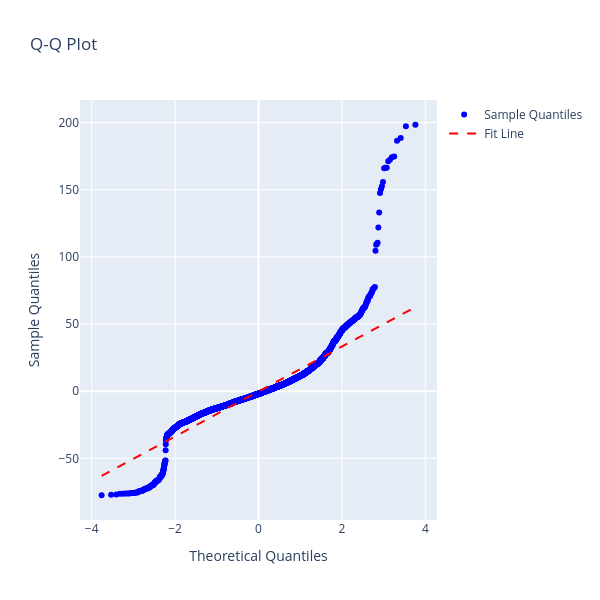

Source (notebook cell):
### Code cell
charters.qq(residuals["pearson"])

### Figure 1 — Plotly figure (JSON) as saved in the notebook; plotly's stock layout.template omitted (floating-point values rounded to 4 significant figures; data arrays with more than 128 entries replaced by an {"elided": "..."} marker saying what was removed)
{"data": [{"marker": {"color": "blue", "size": 6}, "mode": "markers", "name": "Sample Quantiles", "type": "scatter", "x": {"elided": "8214 float values"}, "y": {"elided": "8214 float values"}}, {"line": {"color": "red", "dash": "dash"}, "mode": "lines", "name": "Fit Line", "type": "scatter", "x": {"elided": "8214 float values"}, "y": {"elided": "8214 float values"}}], "layout": {"height": 600, "title": {"text": "Q-Q Plot"}, "width": 600, "xaxis": {"title": {"text": "Theoretical Quantiles"}}, "yaxis": {"title": {"text": "Sample Quantiles"}}}}
